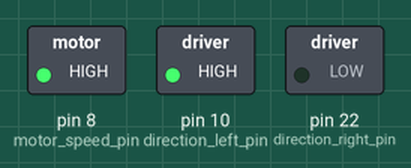
Recording of a program running on a simulated Raspberry Pi (header pin numbers). Shown: switched loads named in the program (green lamp = pin HIGH). At 18.0 s the program stops and its outputs stay as they are.

Above: at 0.1 s.
At 4.6 s:
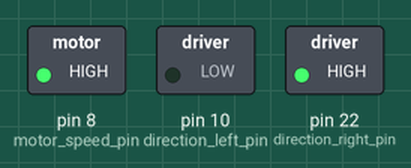
At 9.1 s:
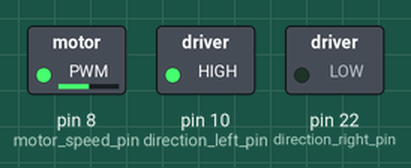
At 13.6 s:
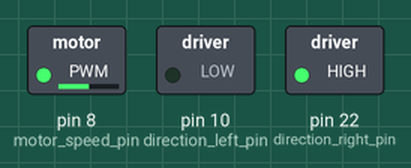
At 16.6 s:
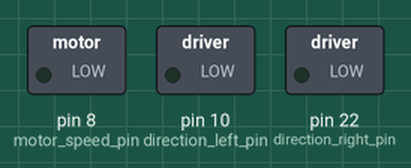
Timing chart, 0 to 18.1 s (numbered marks = the images above):
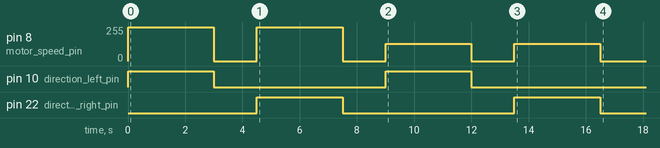

The program:

05.motor.py
```python
from time import sleep
import RPi.GPIO as GPIO

motor_speed_pin = 8
direction_left_pin = 10
direction_right_pin = 22

delay_on = 3
delay_off = 1.5

GPIO.setmode(GPIO.BOARD)
GPIO.setup(direction_left_pin, GPIO.OUT)
GPIO.setup(direction_right_pin, GPIO.OUT)

GPIO.setup(motor_speed_pin, GPIO.OUT)
motor_speed_pwm = GPIO.PWM(motor_speed_pin, 100)
motor_speed_pwm.start(0)


def turn_off():
    motor_speed_pwm.ChangeDutyCycle(0)
    GPIO.output(direction_left_pin, GPIO.LOW)
    GPIO.output(direction_right_pin, GPIO.LOW)
    sleep(delay_off)


def turn_on_left(speed: int):
    motor_speed_pwm.ChangeDutyCycle(speed)
    GPIO.output(direction_left_pin, GPIO.HIGH)
    GPIO.output(direction_right_pin, GPIO.LOW)
    sleep(delay_on)


def turn_on_right(speed: int):
    motor_speed_pwm.ChangeDutyCycle(speed)
    GPIO.output(direction_left_pin, GPIO.LOW)
    GPIO.output(direction_right_pin, GPIO.HIGH)
    sleep(delay_on)


try:
    turn_on_left(100)
    turn_off()

    turn_on_right(100)
    turn_off()

    turn_on_left(50)
    turn_off()

    turn_on_right(50)
    turn_off()
except KeyboardInterrupt:
    pass
finally:
    GPIO.cleanup()
```

Measured:
- by itself, pin 10 (direction_left_pin), pin 22 (direction_right_pin): alternates HIGH for 3.0 s and LOW for 6.0 s
- by itself, pin 8 (motor_speed_pin): 0/255 → 255/255 at 0.00 s, → 0/255 3.0 s later, → 255/255 1.5 s later, → 0/255 3.0 s later, … (8 changes in this stretch)
